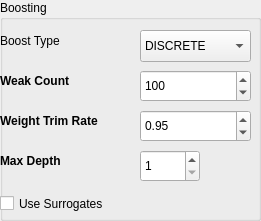
   <widget class="QGroupBox" name="groupBox_7">
    <property name="geometry">
     <rect>
      <x>1170</x>
      <y>20</y>
      <width>261</width>
      <height>221</height>
     </rect>
    </property>
    <property name="title">
     <string>Boosting</string>
    </property>
    <widget class="QSpinBox" name="weak_count">
     <property name="geometry">
      <rect>
       <x>140</x>
       <y>70</y>
       <width>111</width>
       <height>32</height>
      </rect>
     </property>
     <property name="minimum">
      <number>1</number>
     </property>
     <property name="maximum">
      <number>999999</number>
     </property>
     <property name="value">
      <number>100</number>
     </property>
    </widget>
    <widget class="QComboBox" name="boost_type">
     <property name="geometry">
      <rect>
       <x>140</x>
       <y>30</y>
       <width>111</width>
       <height>32</height>
      </rect>
     </property>
     <item>
      <property name="text">
       <string>DISCRETE</string>
      </property>
     </item>
     <item>
      <property name="text">
       <string>REAL</string>
      </property>
     </item>
     <item>
      <property name="text">
       <string>LOGIT</string>
      </property>
     </item>
     <item>
      <property name="text">
       <string>GENTLE</string>
      </property>
     </item>
    </widget>
    <widget class="QSpinBox" name="max_depth_3">
     <property name="geometry">
      <rect>
       <x>140</x>
       <y>150</y>
       <width>60</width>
       <height>32</height>
      </rect>
     </property>
     <property name="minimum">
      <number>1</number>
     </property>
     <property name="maximum">
      <number>999999</number>
     </property>
    </widget>
    <widget class="QLabel" name="label_35">
     <property name="geometry">
      <rect>
       <x>0</x>
       <y>30</y>
       <width>91</width>
       <height>22</height>
      </rect>
     </property>
     <property name="text">
      <string>Boost Type</string>
     </property>
    </widget>
    <widget class="QDoubleSpinBox" name="weight_trim_rate">
     <property name="geometry">
      <rect>
       <x>140</x>
       <y>110</y>
       <width>111</width>
       <height>32</height>
      </rect>
     </property>
     <property name="maximum">
      <double>999999.000000000000000</double>
     </property>
     <property name="singleStep">
      <double>0.050000000000000</double>
     </property>
     <property name="value">
      <double>0.950000000000000</double>
     </property>
    </widget>
    <widget class="QLabel" name="label_36">
     <property name="geometry">
      <rect>
       <x>0</x>
       <y>70</y>
       <width>91</width>
       <height>22</height>
      </rect>
     </property>
     <property name="font">
      <font>
       <weight>75</weight>
       <bold>true</bold>
      </font>
     </property>
     <property name="text">
      <string>Weak Count</string>
     </property>
    </widget>
    <widget class="QLabel" name="label_37">
     <property name="geometry">
      <rect>
       <x>0</x>
       <y>150</y>
       <width>91</width>
       <height>22</height>
      </rect>
     </property>
     <property name="font">
      <font>
       <weight>75</weight>
       <bold>true</bold>
      </font>
     </property>
     <property name="text">
      <string>Max Depth</string>
     </property>
    </widget>
    <widget class="QLabel" name="label_38">
     <property name="geometry">
      <rect>
       <x>0</x>
       <y>110</y>
       <width>141</width>
       <height>22</height>
      </rect>
     </property>
     <property name="font">
      <font>
       <weight>75</weight>
       <bold>true</bold>
      </font>
     </property>
     <property name="text">
      <string>Weight Trim Rate</string>
     </property>
    </widget>
    <widget class="QCheckBox" name="use_surrogates_3">
     <property name="geometry">
      <rect>
       <x>0</x>
       <y>190</y>
       <width>141</width>
       <height>27</height>
      </rect>
     </property>
     <property name="text">
      <string>Use Surrogates</string>
     </property>
    </widget>
   </widget>
